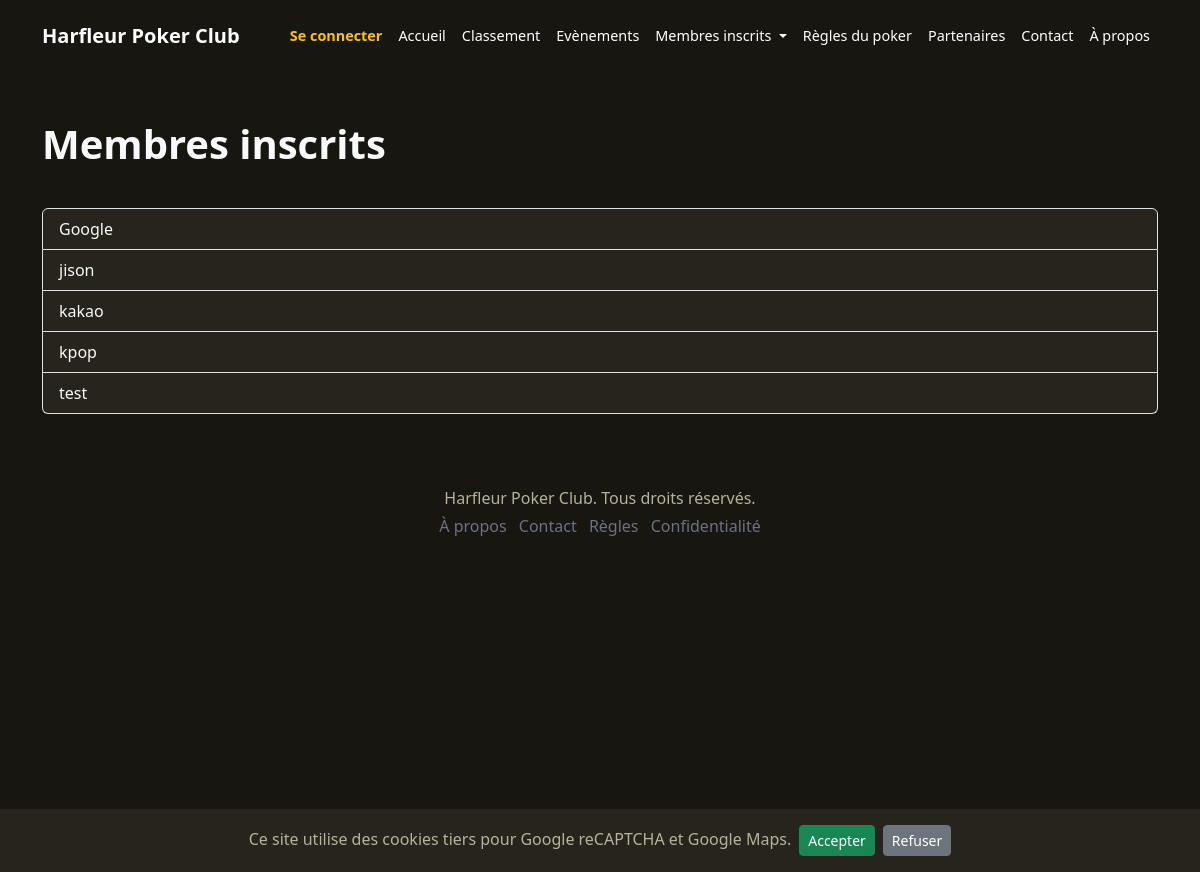
/utilisateurs, run on an earlier commit of the app's database.
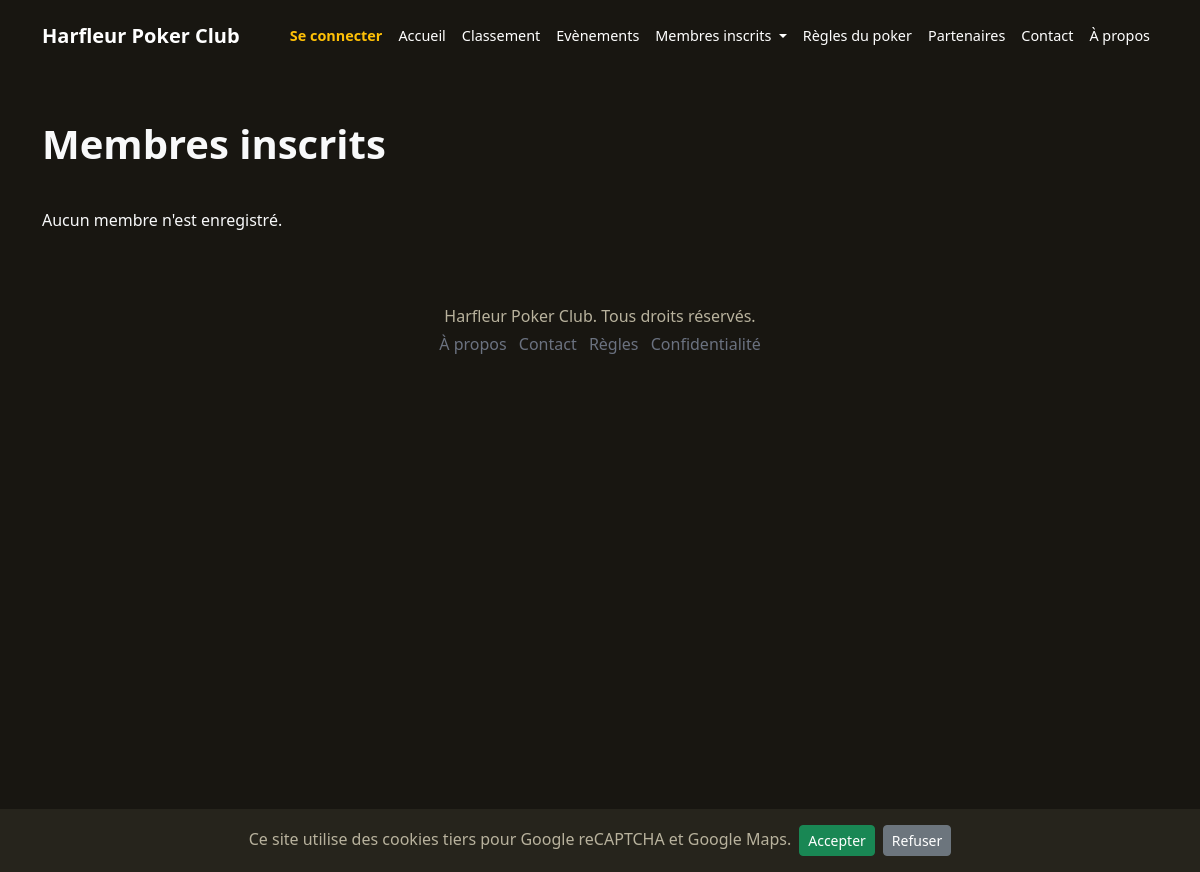
And on a later commit of the database.
### tables this page shows
CREATE TABLE `utilisateur` (
  `id_uti` int(11) NOT NULL,
  `uti_nom` varchar(100) NOT NULL,
  `uti_email` varchar(100) DEFAULT NULL,
  `uti_age` int(11) DEFAULT NULL,
  `uti_mdp` varchar(255) NOT NULL,
  `uti_admin` tinyint(1) NOT NULL DEFAULT 0,
  `uti_approved` tinyint(1) NOT NULL DEFAULT 0,
  `uti_approval_token` varchar(64) DEFAULT NULL,
  `uti_reset_token` varchar(64) DEFAULT NULL,
  `uti_reset_expires` datetime DEFAULT NULL,
  `uti_image_consent` tinyint(1) NOT NULL DEFAULT 0
);

### src/Controller/UtilisateursController.php (called while the page is built, shortened)
<?php
require_once __DIR__ . '/../Model/model-utilisateur.php';
$utilisateurs = Utilisateur::getAll();
include_once __DIR__ . '/../View/view_utilisateurs.php';

### index.php (called while the page is built)
<?php
require_once 'src/Router.php';
$router = new Router();
$router->add('/', 'src/Controller/IndexController.php');
$router->add('/connexion', 'src/Controller/ConnexionController.php');
$router->add('/deconnexion', 'src/Controller/DeconnexionController.php');
$router->add('/deconnexion/confirm', 'src/Controller/DeconnexionConfirmController.php');
$router->add('/evenements', 'src/Controller/EvenementsController.php');
$router->add('/ajouter-evenement', 'src/Controller/AjouterEvenementController.php');
$router->add('/modifier-evenement', 'src/Controller/ModifierEvenementController.php');
$router->add('/supprimer-evenement', 'src/Controller/SupprimerEvenementController.php');
$router->add('/page-evenement', 'src/Controller/PageEvenementController.php');
$router->add('/rejoindre-page', 'src/Controller/RejoindrePageController.php');
$router->add('/utilisateurs', 'src/Controller/UtilisateursController.php');
$router->add('/utilisateur/inscription', 'src/Controller/UtilisateurInscriptionController.php');
$router->add('/inscription/confirm', 'src/Controller/InscriptionConfirmController.php');
$router->add('/supprimer-utilisateur', 'src/Controller/SupprimerUtilisateurController.php');
$router->add('/classement', 'src/Controller/ClassementController.php');
$router->add('/ajouter-classement', 'src/Controller/AjouterClassementController.php');
$router->add('/modifier-classement', 'src/Controller/ModifierClassementController.php');
$router->add('/supprimer-classement', 'src/Controller/SupprimerClassementController.php');
$router->add('/classement-general', 'src/Controller/ClassementGeneralController.php');
$router->add('/trombinoscope', 'src/Controller/TrombinoscopeController.php');
$router->add('/ajouter-trombinoscope', 'src/Controller/AjouterTrombinoscopeController.php');
$router->add('/supprimer-trombinoscope', 'src/Controller/SupprimerTrombinoscopeController.php');
$router->add('/partenaires', 'src/Controller/PartenaireController.php');
$router->add('/regles', 'src/Controller/RegleController.php');
$router->add('/contact', 'src/Controller/ContactController.php');
$router->add('/propos', 'src/Controller/ProposController.php');
$router->add('/politique', 'src/Controller/PolitiqueController.php');
$router->add('/ajax/rejoindre-evenement', 'src/Controller/ajax_rejoindre_evenement.php');
$router->add('/approve-registration', 'src/Controller/ApproveRegistrationController.php');
$router->add('/reject-registration', 'src/Controller/RejectRegistrationController.php');
$router->add('/forgot-password', 'src/Controller/ForgotPasswordController.php');
$router->add('/reset-password', 'src/Controller/ResetPasswordController.php');
$router->add('/participants-evenement', 'src/Controller/ParticipantsEvenementController.php');
$router->dispatch();

### src/Model/model-utilisateur.php (called while the page is built, shortened)
<?php
class Utilisateur
{
    private static function getPDO()
    {
        $pdo = new PDO('mysql:host=' . DB_HOST . ';dbname=' . DB_NAME . ';charset=utf8', DB_USER, DB_PASS);
        $pdo->setAttribute(PDO::ATTR_ERRMODE, PDO::ERRMODE_EXCEPTION);
        return $pdo;
    }
    public static function getAll()
    {
        $pdo = self::getPDO();
        $sql = "SELECT id_uti, uti_nom FROM utilisateur WHERE uti_admin = 0 ORDER BY uti_nom ASC";
        $stmt = $pdo->query($sql);
        return $stmt->fetchAll(PDO::FETCH_ASSOC);
    }
}

### src/View/view_utilisateurs.php (the view, shortened to what this page needs)
<?php include_once(__DIR__ . '/../../templates/head.php'); ?>
<?php include_once(__DIR__ . '/../../templates/navbar.php'); ?>
<div class="custom-bg min-vh-100 py-5">
    <div class="container">
        <div class="row mb-4">
            <div class="col-12">
                <p class="display-6 fw-bold text-light">Membres inscrits</p>
            </div>
        </div>
        <?php if (empty($utilisateurs)): ?>
            <p class="text-light">Aucun membre n'est enregistré.</p>
        <?php else: ?>
            <ul class="list-group">
                <?php foreach ($utilisateurs as $utilisateur): ?>
                    <li class="list-group-item form-section-bg text-light d-flex justify-content-between align-items-center">
                        <?php echo htmlspecialchars($utilisateur['uti_nom']); ?>
                    </li>
                <?php endforeach; ?>
            </ul>
        <?php endif; ?>
    </div>
    <?php include_once(__DIR__ . '/../../templates/VisualFooter.php'); ?>
    <?php include_once(__DIR__ . '/../../templates/footer.php'); ?>

### src/Router.php (shortened to what this page needs)
<?php
class Router
{
    private $routes = [];
    public function add(string $path, string $file): void
    {
        $path = rtrim($path, '/');
        if ($path == '') {
            $path = '/';
        }
        $this->routes[$path] = $file;
    }
    public function dispatch(): void
    {
        $uri = parse_url($_SERVER['REQUEST_URI'], PHP_URL_PATH);
        $uri = rtrim($uri, '/');
        if (isset($this->routes[$uri])) {
            $file = dirname(__DIR__) . '/' . ltrim($this->routes[$uri], '/');
            if (file_exists($file)) {
                require $file;
                return;
            }
        }
    }
}

### templates/head.php (shortened to what this page needs)
<!DOCTYPE html>
<html lang="fr">
<head>
    <link href="https://cdn.jsdelivr.net/npm/bootstrap@5.3.6/dist/css/bootstrap.min.css" rel="stylesheet"
>
    <link rel="stylesheet" href="https://cdn.jsdelivr.net/npm/bootstrap-icons@1.10.5/font/bootstrap-icons.css">
    <link rel="stylesheet" href="/asset/css/style.css">
</head>

### templates/navbar.php (shortened to what this page needs)
<nav class="navbar navbar-expand-lg navbar-dark custom-bg px-4 py-3 sticky-top">
    <div class="container">
        <a class="navbar-brand d-flex align-items-center gap-2" href="/">
            <span class="fw-bold text-white">Harfleur Poker Club</span>
        </a>
        <div class="collapse navbar-collapse" id="mainNavbar">
            <ul class="navbar-nav ms-auto mb-2 mb-lg-0">
                <?php if (isset($_SESSION['user_id'])): ?>
                    <li class="nav-item">
                        <a class="nav-link text-warning fw-semibold text-nowrap" href="/deconnexion/confirm">Se
                            déconnecter</a>
                    </li>
                <?php else: ?>
                    <li class="nav-item">
                        <a class="nav-link text-warning fw-semibold" href="/connexion">Se
                            connecter</a>
                    </li>
                <?php endif; ?>
                <li class="nav-item">
                    <a class="nav-link text-white text-nowrap" href="/">Accueil</a>
                </li>
                <?php if (isset($_SESSION['user_id']) && isset($_SESSION['user_admin']) && $_SESSION['user_admin'] == 1): ?>
                    <li class="nav-item dropdown">
                        <a class="nav-link dropdown-toggle text-warning text-nowrap" href="#" id="adminDropdown"
                            role="button" data-bs-toggle="dropdown" aria-expanded="false">
                            Admin
                        </a>
                        <ul class="dropdown-menu custom-bg border-0 m-0 p-0" aria-labelledby="adminDropdown">
                            <li>
                                <a class="dropdown-item text-white py-3 px-4" href="/evenements">Evènements</a>
                            </li>
                            <li>
                                <a class="dropdown-item text-white py-3 px-4" href="/classement">Classement</a>
                            </li>
                            <li>
                                <a class="dropdown-item text-white py-3 px-4" href="/trombinoscope">Trombinoscope</a>
                            </li>
                        </ul>
                    </li>
                    <li class="nav-item">
                        <a class="nav-link text-white text-nowrap" href="/utilisateurs">Liste
                            des membres</a>
                    </li>
                <?php else: ?>
                    <li class="nav-item">
                        <a class="nav-link text-white text-nowrap" href="/classement">Classement</a>
                    </li>
                    <li class="nav-item">
                        <a class="nav-link text-white text-nowrap" href="/evenements">Evènements</a>
                    </li>
                    <li class="nav-item dropdown">
                        <a class="nav-link dropdown-toggle text-white text-nowrap" href="#" id="membresDropdown"
                            role="button" data-bs-toggle="dropdown" aria-expanded="false">
                            Membres inscrits
                        </a>
                    </li>
                <?php endif; ?>
                <li class="nav-item">
                    <a class="nav-link text-white text-nowrap" href="/regles">Règles du
                        poker</a>
                </li>
                <li class="nav-item">
                    <a class="nav-link text-white text-nowrap" href="/partenaires">Partenaires</a>
                </li>
                <li class="nav-item">
                    <a class="nav-link text-white text-nowrap" href="/contact">Contact</a>
                </li>
                <li class="nav-item">
                    <a class="nav-link text-white text-nowrap" href="/propos">À propos</a>
                </li>
            </ul>
        </div>
    </div>
</nav>

### templates/VisualFooter.php
<footer class="custom-bg text-light mt-5 py-4">
    <div class="container text-center">
        <p class="mb-1 custom-text"> Harfleur Poker Club. Tous droits réservés.</p>
        <ul class="list-inline mb-0">
            <li class="list-inline-item">
                <a href="/propos" class="text-decoration-none login-hint">À
                    propos</a>
            </li>
            <li class="list-inline-item">
                <a href="/contact" class="text-decoration-none login-hint">Contact</a>
            </li>
            <li class="list-inline-item">
                <a href="/regles" class="text-decoration-none login-hint">Règles</a>
            </li>
            <li class="list-inline-item">
                <a href="/politique" class="text-decoration-none login-hint">Confidentialité</a>
            </li>
        </ul>
    </div>
</footer>

### templates/footer.php (shortened to what this page needs)
</body>
</html>

### asset/css/style.css (style rules this page uses)
.custom-bg { background-color: #181611 !important; }
.custom-text { color: #B8B29D; }
.login-hint { color: #6B7280; }
.navbar-nav .nav-link { font-size: 0.9rem; padding-left: 0.5rem; padding-right: 0.5rem; }
.form-section-bg { background-color: #26241C; }

What changed in the data, as far as the page shows it:
removed utilisateur: uti_nom "Google"
removed utilisateur: uti_nom "jison"
removed utilisateur: uti_nom "kakao"
removed utilisateur: uti_nom "kpop"
removed utilisateur: uti_nom "test"
Also different on the page:
text now shown: "Aucun membre n'est enregistré."
